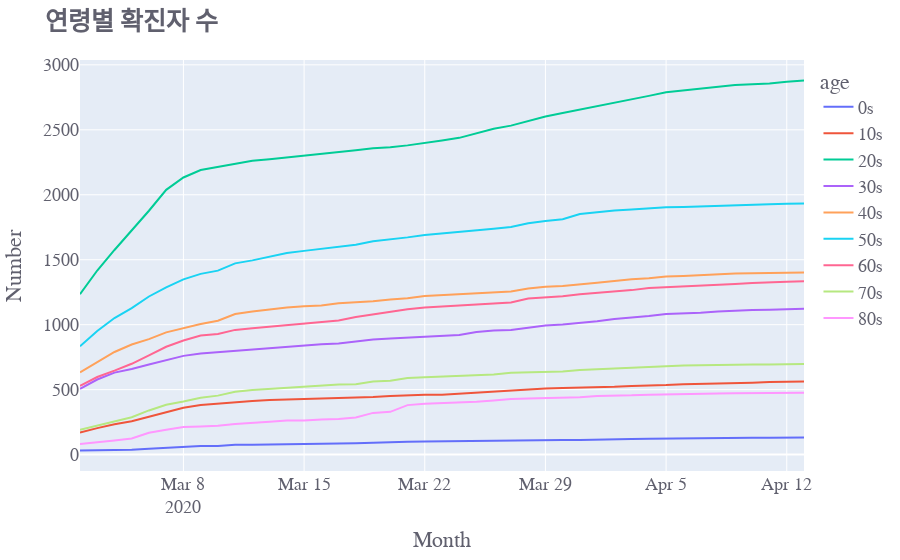

This figure's notebook cell:
### Code cell
# px쓰면 조금 더 간결하게 전체 여러 데이터 다룰 수 있는듯
# 하지만 maker : 라인에 점 찍혀있는 것을 할 수 없는 것 같음

fig = px.line(timeAge, x='date', y='confirmed',
              hover_data=['age'], color='age')

fig.update_layout(title='<b>연령별 확진자 수</b>',
                   xaxis_title='Month',
                   yaxis_title='Number',
                 font=dict(size=18,color='#60606e',family='Franklin Gothic' ))

fig.show()

### Figure 1 — Plotly figure (JSON) as saved in the notebook; plotly's stock layout.template omitted (floating-point values rounded to 4 significant figures)
{"data": [{"customdata": [["0s"], ["0s"], ["0s"], ["0s"], ["0s"], ["0s"], ["0s"], ["0s"], ["0s"], ["0s"], ["0s"], ["0s"], ["0s"], ["0s"], ["0s"], ["0s"], ["0s"], ["0s"], ["0s"], ["0s"], ["0s"], ["0s"], ["0s"], ["0s"], ["0s"], ["0s"], ["0s"], ["0s"], ["0s"], ["0s"], ["0s"], ["0s"], ["0s"], ["0s"], ["0s"], ["0s"], ["0s"], ["0s"], ["0s"], ["0s"], ["0s"], ["0s"], ["0s"]], "hoverlabel": {"namelength": 0}, "hovertemplate": "age=%{customdata[0]}<br>date=%{x}<br>confirmed=%{y}", "legendgroup": "0s", "line": {"color": "#636efa", "dash": "solid"}, "mode": "lines", "name": "0s", "showlegend": true, "type": "scatter", "x": ["2020-03-02", "2020-03-03", "2020-03-04", "2020-03-05", "2020-03-06", "2020-03-07", "2020-03-08", "2020-03-09", "2020-03-10", "2020-03-11", "2020-03-12", "2020-03-13", "2020-03-14", "2020-03-15", "2020-03-16", "2020-03-17", "2020-03-18", "2020-03-19", "2020-03-20", "2020-03-21", "2020-03-22", "2020-03-23", "2020-03-24", "2020-03-25", "2020-03-26", "2020-03-27", "2020-03-28", "2020-03-29", "2020-03-30", "2020-03-31", "2020-04-01", "2020-04-02", "2020-04-03", "2020-04-04", "2020-04-05", "2020-04-06", "2020-04-07", "2020-04-08", "2020-04-09", "2020-04-10", "2020-04-11", "2020-04-12", "2020-04-13"], "xaxis": "x", "y": [32, 34, 34, 38, 45, 52, 58, 66, 67, 75, 76, 77, 81, 83, 85, 86, 87, 91, 97, 99, 101, 103, 105, 105, 106, 108, 109, 111, 112, 112, 116, 119, 121, 122, 124, 126, 126, 126, 128, 129, 130, 130, 132], "yaxis": "y"}, {"customdata": [["10s"], ["10s"], ["10s"], ["10s"], ["10s"], ["10s"], ["10s"], ["10s"], ["10s"], ["10s"], ["10s"], ["10s"], ["10s"], ["10s"], ["10s"], ["10s"], ["10s"], ["10s"], ["10s"], ["10s"], ["10s"], ["10s"], ["10s"], ["10s"], ["10s"], ["10s"], ["10s"], ["10s"], ["10s"], ["10s"], ["10s"], ["10s"], ["10s"], ["10s"], ["10s"], ["10s"], ["10s"], ["10s"], ["10s"], ["10s"], ["10s"], ["10s"], ["10s"]], "hoverlabel": {"namelength": 0}, "hovertemplate": "age=%{customdata[0]}<br>date=%{x}<br>confirmed=%{y}", "legendgroup": "10s", "line": {"color": "#EF553B", "dash": "solid"}, "mode": "lines", "name": "10s", "showlegend": true, "type": "scatter", "x": ["2020-03-02", "2020-03-03", "2020-03-04", "2020-03-05", "2020-03-06", "2020-03-07", "2020-03-08", "2020-03-09", "2020-03-10", "2020-03-11", "2020-03-12", "2020-03-13", "2020-03-14", "2020-03-15", "2020-03-16", "2020-03-17", "2020-03-18", "2020-03-19", "2020-03-20", "2020-03-21", "2020-03-22", "2020-03-23", "2020-03-24", "2020-03-25", "2020-03-26", "2020-03-27", "2020-03-28", "2020-03-29", "2020-03-30", "2020-03-31", "2020-04-01", "2020-04-02", "2020-04-03", "2020-04-04", "2020-04-05", "2020-04-06", "2020-04-07", "2020-04-08", "2020-04-09", "2020-04-10", "2020-04-11", "2020-04-12", "2020-04-13"], "xaxis": "x", "y": [169, 204, 233, 257, 292, 327, 360, 381, 393, 405, 412, 421, 424, 427, 432, 436, 438, 444, 452, 457, 460, 460, 468, 475, 488, 496, 501, 508, 513, 515, 519, 522, 528, 530, 535, 542, 544, 548, 552, 553, 558, 561, 562], "yaxis": "y"}, {"customdata": [["20s"], ["20s"], ["20s"], ["20s"], ["20s"], ["20s"], ["20s"], ["20s"], ["20s"], ["20s"], ["20s"], ["20s"], ["20s"], ["20s"], ["20s"], ["20s"], ["20s"], ["20s"], ["20s"], ["20s"], ["20s"], ["20s"], ["20s"], ["20s"], ["20s"], ["20s"], ["20s"], ["20s"], ["20s"], ["20s"], ["20s"], ["20s"], ["20s"], ["20s"], ["20s"], ["20s"], ["20s"], ["20s"], ["20s"], ["20s"], ["20s"], ["20s"], ["20s"]], "hoverlabel": {"namelength": 0}, "hovertemplate": "age=%{customdata[0]}<br>date=%{x}<br>confirmed=%{y}", "legendgroup": "20s", "line": {"color": "#00cc96", "dash": "solid"}, "mode": "lines", "name": "20s", "showlegend": true, "type": "scatter", "x": ["2020-03-02", "2020-03-03", "2020-03-04", "2020-03-05", "2020-03-06", "2020-03-07", "2020-03-08", "2020-03-09", "2020-03-10", "2020-03-11", "2020-03-12", "2020-03-13", "2020-03-14", "2020-03-15", "2020-03-16", "2020-03-17", "2020-03-18", "2020-03-19", "2020-03-20", "2020-03-21", "2020-03-22", "2020-03-23", "2020-03-24", "2020-03-25", "2020-03-26", "2020-03-27", "2020-03-28", "2020-03-29", "2020-03-30", "2020-03-31", "2020-04-01", "2020-04-02", "2020-04-03", "2020-04-04", "2020-04-05", "2020-04-06", "2020-04-07", "2020-04-08", "2020-04-09", "2020-04-10", "2020-04-11", "2020-04-12", "2020-04-13"], "xaxis": "x", "y": [1235, 1417, 1575, 1727, 1877, 2038, 2133, 2190, 2213, 2238, 2261, 2274, 2287, 2301, 2313, 2330, 2342, 2358, 2365, 2380, 2396, 2417, 2438, 2473, 2508, 2532, 2567, 2602, 2630, 2656, 2682, 2704, 2734, 2761, 2789, 2804, 2819, 2832, 2844, 2851, 2856, 2869, 2879], "yaxis": "y"}, {"customdata": [["30s"], ["30s"], ["30s"], ["30s"], ["30s"], ["30s"], ["30s"], ["30s"], ["30s"], ["30s"], ["30s"], ["30s"], ["30s"], ["30s"], ["30s"], ["30s"], ["30s"], ["30s"], ["30s"], ["30s"], ["30s"], ["30s"], ["30s"], ["30s"], ["30s"], ["30s"], ["30s"], ["30s"], ["30s"], ["30s"], ["30s"], ["30s"], ["30s"], ["30s"], ["30s"], ["30s"], ["30s"], ["30s"], ["30s"], ["30s"], ["30s"], ["30s"], ["30s"]], "hoverlabel": {"namelength": 0}, "hovertemplate": "age=%{customdata[0]}<br>date=%{x}<br>confirmed=%{y}", "legendgroup": "30s", "line": {"color": "#ab63fa", "dash": "solid"}, "mode": "lines", "name": "30s", "showlegend": true, "type": "scatter", "x": ["2020-03-02", "2020-03-03", "2020-03-04", "2020-03-05", "2020-03-06", "2020-03-07", "2020-03-08", "2020-03-09", "2020-03-10", "2020-03-11", "2020-03-12", "2020-03-13", "2020-03-14", "2020-03-15", "2020-03-16", "2020-03-17", "2020-03-18", "2020-03-19", "2020-03-20", "2020-03-21", "2020-03-22", "2020-03-23", "2020-03-24", "2020-03-25", "2020-03-26", "2020-03-27", "2020-03-28", "2020-03-29", "2020-03-30", "2020-03-31", "2020-04-01", "2020-04-02", "2020-04-03", "2020-04-04", "2020-04-05", "2020-04-06", "2020-04-07", "2020-04-08", "2020-04-09", "2020-04-10", "2020-04-11", "2020-04-12", "2020-04-13"], "xaxis": "x", "y": [506, 578, 631, 659, 693, 727, 760, 779, 789, 804, 812, 823, 833, 842, 849, 856, 873, 886, 893, 900, 909, 917, 921, 943, 955, 960, 978, 993, 1002, 1012, 1027, 1043, 1052, 1066, 1083, 1086, 1092, 1102, 1109, 1113, 1115, 1120, 1122], "yaxis": "y"}, {"customdata": [["40s"], ["40s"], ["40s"], ["40s"], ["40s"], ["40s"], ["40s"], ["40s"], ["40s"], ["40s"], ["40s"], ["40s"], ["40s"], ["40s"], ["40s"], ["40s"], ["40s"], ["40s"], ["40s"], ["40s"], ["40s"], ["40s"], ["40s"], ["40s"], ["40s"], ["40s"], ["40s"], ["40s"], ["40s"], ["40s"], ["40s"], ["40s"], ["40s"], ["40s"], ["40s"], ["40s"], ["40s"], ["40s"], ["40s"], ["40s"], ["40s"], ["40s"], ["40s"]], "hoverlabel": {"namelength": 0}, "hovertemplate": "age=%{customdata[0]}<br>date=%{x}<br>confirmed=%{y}", "legendgroup": "40s", "line": {"color": "#FFA15A", "dash": "solid"}, "mode": "lines", "name": "40s", "showlegend": true, "type": "scatter", "x": ["2020-03-02", "2020-03-03", "2020-03-04", "2020-03-05", "2020-03-06", "2020-03-07", "2020-03-08", "2020-03-09", "2020-03-10", "2020-03-11", "2020-03-12", "2020-03-13", "2020-03-14", "2020-03-15", "2020-03-16", "2020-03-17", "2020-03-18", "2020-03-19", "2020-03-20", "2020-03-21", "2020-03-22", "2020-03-23", "2020-03-24", "2020-03-25", "2020-03-26", "2020-03-27", "2020-03-28", "2020-03-29", "2020-03-30", "2020-03-31", "2020-04-01", "2020-04-02", "2020-04-03", "2020-04-04", "2020-04-05", "2020-04-06", "2020-04-07", "2020-04-08", "2020-04-09", "2020-04-10", "2020-04-11", "2020-04-12", "2020-04-13"], "xaxis": "x", "y": [633, 713, 790, 847, 889, 941, 975, 1005, 1030, 1082, 1101, 1117, 1133, 1141, 1147, 1164, 1171, 1181, 1193, 1203, 1221, 1228, 1234, 1246, 1252, 1256, 1278, 1292, 1297, 1312, 1323, 1336, 1350, 1358, 1370, 1375, 1382, 1387, 1394, 1396, 1399, 1400, 1401], "yaxis": "y"}, {"customdata": [["50s"], ["50s"], ["50s"], ["50s"], ["50s"], ["50s"], ["50s"], ["50s"], ["50s"], ["50s"], ["50s"], ["50s"], ["50s"], ["50s"], ["50s"], ["50s"], ["50s"], ["50s"], ["50s"], ["50s"], ["50s"], ["50s"], ["50s"], ["50s"], ["50s"], ["50s"], ["50s"], ["50s"], ["50s"], ["50s"], ["50s"], ["50s"], ["50s"], ["50s"], ["50s"], ["50s"], ["50s"], ["50s"], ["50s"], ["50s"], ["50s"], ["50s"], ["50s"]], "hoverlabel": {"namelength": 0}, "hovertemplate": "age=%{customdata[0]}<br>date=%{x}<br>confirmed=%{y}", "legendgroup": "50s", "line": {"color": "#19d3f3", "dash": "solid"}, "mode": "lines", "name": "50s", "showlegend": true, "type": "scatter", "x": ["2020-03-02", "2020-03-03", "2020-03-04", "2020-03-05", "2020-03-06", "2020-03-07", "2020-03-08", "2020-03-09", "2020-03-10", "2020-03-11", "2020-03-12", "2020-03-13", "2020-03-14", "2020-03-15", "2020-03-16", "2020-03-17", "2020-03-18", "2020-03-19", "2020-03-20", "2020-03-21", "2020-03-22", "2020-03-23", "2020-03-24", "2020-03-25", "2020-03-26", "2020-03-27", "2020-03-28", "2020-03-29", "2020-03-30", "2020-03-31", "2020-04-01", "2020-04-02", "2020-04-03", "2020-04-04", "2020-04-05", "2020-04-06", "2020-04-07", "2020-04-08", "2020-04-09", "2020-04-10", "2020-04-11", "2020-04-12", "2020-04-13"], "xaxis": "x", "y": [834, 952, 1051, 1127, 1217, 1287, 1349, 1391, 1416, 1472, 1495, 1523, 1551, 1568, 1585, 1602, 1615, 1642, 1656, 1672, 1691, 1702, 1716, 1724, 1738, 1752, 1780, 1798, 1812, 1851, 1865, 1878, 1887, 1898, 1904, 1906, 1909, 1915, 1917, 1920, 1926, 1930, 1932], "yaxis": "y"}, {"customdata": [["60s"], ["60s"], ["60s"], ["60s"], ["60s"], ["60s"], ["60s"], ["60s"], ["60s"], ["60s"], ["60s"], ["60s"], ["60s"], ["60s"], ["60s"], ["60s"], ["60s"], ["60s"], ["60s"], ["60s"], ["60s"], ["60s"], ["60s"], ["60s"], ["60s"], ["60s"], ["60s"], ["60s"], ["60s"], ["60s"], ["60s"], ["60s"], ["60s"], ["60s"], ["60s"], ["60s"], ["60s"], ["60s"], ["60s"], ["60s"], ["60s"], ["60s"], ["60s"]], "hoverlabel": {"namelength": 0}, "hovertemplate": "age=%{customdata[0]}<br>date=%{x}<br>confirmed=%{y}", "legendgroup": "60s", "line": {"color": "#FF6692", "dash": "solid"}, "mode": "lines", "name": "60s", "showlegend": true, "type": "scatter", "x": ["2020-03-02", "2020-03-03", "2020-03-04", "2020-03-05", "2020-03-06", "2020-03-07", "2020-03-08", "2020-03-09", "2020-03-10", "2020-03-11", "2020-03-12", "2020-03-13", "2020-03-14", "2020-03-15", "2020-03-16", "2020-03-17", "2020-03-18", "2020-03-19", "2020-03-20", "2020-03-21", "2020-03-22", "2020-03-23", "2020-03-24", "2020-03-25", "2020-03-26", "2020-03-27", "2020-03-28", "2020-03-29", "2020-03-30", "2020-03-31", "2020-04-01", "2020-04-02", "2020-04-03", "2020-04-04", "2020-04-05", "2020-04-06", "2020-04-07", "2020-04-08", "2020-04-09", "2020-04-10", "2020-04-11", "2020-04-12", "2020-04-13"], "xaxis": "x", "y": [530, 597, 646, 699, 763, 830, 878, 916, 929, 960, 972, 985, 999, 1012, 1024, 1033, 1059, 1080, 1099, 1118, 1132, 1139, 1146, 1154, 1162, 1170, 1201, 1210, 1218, 1235, 1245, 1258, 1266, 1282, 1289, 1294, 1304, 1312, 1314, 1320, 1327, 1330, 1335], "yaxis": "y"}, {"customdata": [["70s"], ["70s"], ["70s"], ["70s"], ["70s"], ["70s"], ["70s"], ["70s"], ["70s"], ["70s"], ["70s"], ["70s"], ["70s"], ["70s"], ["70s"], ["70s"], ["70s"], ["70s"], ["70s"], ["70s"], ["70s"], ["70s"], ["70s"], ["70s"], ["70s"], ["70s"], ["70s"], ["70s"], ["70s"], ["70s"], ["70s"], ["70s"], ["70s"], ["70s"], ["70s"], ["70s"], ["70s"], ["70s"], ["70s"], ["70s"], ["70s"], ["70s"], ["70s"]], "hoverlabel": {"namelength": 0}, "hovertemplate": "age=%{customdata[0]}<br>date=%{x}<br>confirmed=%{y}", "legendgroup": "70s", "line": {"color": "#B6E880", "dash": "solid"}, "mode": "lines", "name": "70s", "showlegend": true, "type": "scatter", "x": ["2020-03-02", "2020-03-03", "2020-03-04", "2020-03-05", "2020-03-06", "2020-03-07", "2020-03-08", "2020-03-09", "2020-03-10", "2020-03-11", "2020-03-12", "2020-03-13", "2020-03-14", "2020-03-15", "2020-03-16", "2020-03-17", "2020-03-18", "2020-03-19", "2020-03-20", "2020-03-21", "2020-03-22", "2020-03-23", "2020-03-24", "2020-03-25", "2020-03-26", "2020-03-27", "2020-03-28", "2020-03-29", "2020-03-30", "2020-03-31", "2020-04-01", "2020-04-02", "2020-04-03", "2020-04-04", "2020-04-05", "2020-04-06", "2020-04-07", "2020-04-08", "2020-04-09", "2020-04-10", "2020-04-11", "2020-04-12", "2020-04-13"], "xaxis": "x", "y": [192, 224, 260, 288, 340, 384, 409, 438, 454, 483, 497, 506, 515, 525, 531, 539, 542, 562, 568, 589, 595, 599, 608, 611, 616, 630, 632, 635, 640, 651, 658, 663, 668, 678, 681, 686, 689, 692, 692, 694, 694, 697, 698], "yaxis": "y"}, {"customdata": [["80s"], ["80s"], ["80s"], ["80s"], ["80s"], ["80s"], ["80s"], ["80s"], ["80s"], ["80s"], ["80s"], ["80s"], ["80s"], ["80s"], ["80s"], ["80s"], ["80s"], ["80s"], ["80s"], ["80s"], ["80s"], ["80s"], ["80s"], ["80s"], ["80s"], ["80s"], ["80s"], ["80s"], ["80s"], ["80s"], ["80s"], ["80s"], ["80s"], ["80s"], ["80s"], ["80s"], ["80s"], ["80s"], ["80s"], ["80s"], ["80s"], ["80s"], ["80s"]], "hoverlabel": {"namelength": 0}, "hovertemplate": "age=%{customdata[0]}<br>date=%{x}<br>confirmed=%{y}", "legendgroup": "80s", "line": {"color": "#FF97FF", "dash": "solid"}, "mode": "lines", "name": "80s", "showlegend": true, "type": "scatter", "x": ["2020-03-02", "2020-03-03", "2020-03-04", "2020-03-05", "2020-03-06", "2020-03-07", "2020-03-08", "2020-03-09", "2020-03-10", "2020-03-11", "2020-03-12", "2020-03-13", "2020-03-14", "2020-03-15", "2020-03-16", "2020-03-17", "2020-03-18", "2020-03-19", "2020-03-20", "2020-03-21", "2020-03-22", "2020-03-23", "2020-03-24", "2020-03-25", "2020-03-26", "2020-03-27", "2020-03-28", "2020-03-29", "2020-03-30", "2020-03-31", "2020-04-01", "2020-04-02", "2020-04-03", "2020-04-04", "2020-04-05", "2020-04-06", "2020-04-07", "2020-04-08", "2020-04-09", "2020-04-10", "2020-04-11", "2020-04-12", "2020-04-13"], "xaxis": "x", "y": [81, 93, 108, 124, 168, 191, 212, 216, 222, 236, 243, 253, 263, 263, 270, 274, 286, 321, 329, 381, 392, 396, 401, 406, 416, 428, 432, 434, 437, 442, 452, 453, 456, 461, 462, 465, 466, 470, 473, 474, 475, 475, 476], "yaxis": "y"}], "layout": {"font": {"color": "#60606e", "family": "Franklin Gothic", "size": 18}, "legend": {"title": {"text": "age"}, "tracegroupgap": 0}, "margin": {"t": 60}, "title": {"text": "<b>연령별 확진자 수</b>"}, "xaxis": {"anchor": "y", "domain": [0, 1], "title": {"text": "Month"}}, "yaxis": {"anchor": "x", "domain": [0, 1], "title": {"text": "Number"}}}}
